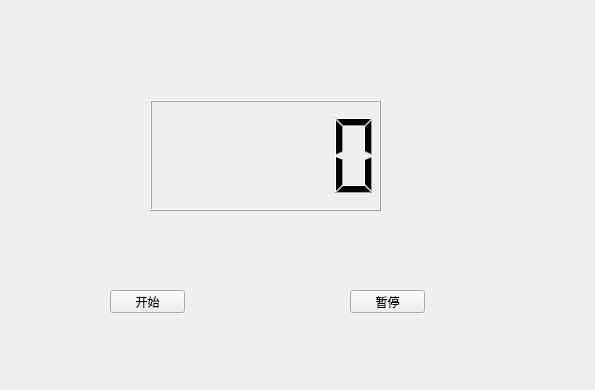
<?xml version="1.0" encoding="UTF-8"?>
<ui version="4.0">
 <class>Widget</class>
 <widget class="QWidget" name="Widget">
  <property name="geometry">
   <rect>
    <x>0</x>
    <y>0</y>
    <width>595</width>
    <height>390</height>
   </rect>
  </property>
  <property name="windowTitle">
   <string>Widget</string>
  </property>
  <widget class="QLCDNumber" name="lcdNumber">
   <property name="geometry">
    <rect>
     <x>150</x>
     <y>100</y>
     <width>231</width>
     <height>111</height>
    </rect>
   </property>
  </widget>
  <widget class="QPushButton" name="startButton">
   <property name="geometry">
    <rect>
     <x>110</x>
     <y>290</y>
     <width>75</width>
     <height>23</height>
    </rect>
   </property>
   <property name="text">
    <string>开始</string>
   </property>
  </widget>
  <widget class="QPushButton" name="stopButton">
   <property name="geometry">
    <rect>
     <x>350</x>
     <y>290</y>
     <width>75</width>
     <height>23</height>
    </rect>
   </property>
   <property name="text">
    <string>暂停</string>
   </property>
  </widget>
 </widget>
 <resources/>
 <connections/>
</ui>
